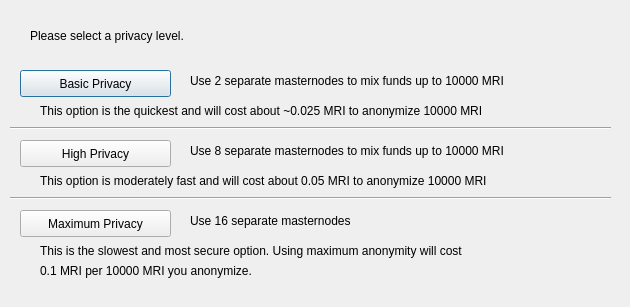
<?xml version="1.0" encoding="UTF-8"?>
<ui version="4.0">
 <class>ObfuscationConfig</class>
 <widget class="QDialog" name="ObfuscationConfig">
  <property name="geometry">
   <rect>
    <x>0</x>
    <y>0</y>
    <width>630</width>
    <height>307</height>
   </rect>
  </property>
  <property name="windowTitle">
   <string>Configure Obfuscation</string>
  </property>
  <widget class="QPushButton" name="buttonBasic">
   <property name="geometry">
    <rect>
     <x>20</x>
     <y>70</y>
     <width>151</width>
     <height>27</height>
    </rect>
   </property>
   <property name="text">
    <string>Basic Privacy</string>
   </property>
  </widget>
  <widget class="QPushButton" name="buttonHigh">
   <property name="geometry">
    <rect>
     <x>20</x>
     <y>140</y>
     <width>151</width>
     <height>27</height>
    </rect>
   </property>
   <property name="text">
    <string>High Privacy</string>
   </property>
  </widget>
  <widget class="QPushButton" name="buttonMax">
   <property name="geometry">
    <rect>
     <x>20</x>
     <y>210</y>
     <width>151</width>
     <height>27</height>
    </rect>
   </property>
   <property name="text">
    <string>Maximum Privacy</string>
   </property>
  </widget>
  <widget class="QLabel" name="label">
   <property name="geometry">
    <rect>
     <x>30</x>
     <y>20</y>
     <width>571</width>
     <height>31</height>
    </rect>
   </property>
   <property name="text">
    <string>Please select a privacy level.</string>
   </property>
  </widget>
  <widget class="QLabel" name="label_2">
   <property name="geometry">
    <rect>
     <x>190</x>
     <y>70</y>
     <width>421</width>
     <height>21</height>
    </rect>
   </property>
   <property name="text">
    <string>Use 2 separate masternodes to mix funds up to 10000 MRI</string>
   </property>
  </widget>
  <widget class="QLabel" name="label_3">
   <property name="geometry">
    <rect>
     <x>190</x>
     <y>140</y>
     <width>411</width>
     <height>21</height>
    </rect>
   </property>
   <property name="text">
    <string>Use 8 separate masternodes to mix funds up to 10000 MRI</string>
   </property>
  </widget>
  <widget class="QLabel" name="label_4">
   <property name="geometry">
    <rect>
     <x>190</x>
     <y>210</y>
     <width>421</width>
     <height>21</height>
    </rect>
   </property>
   <property name="text">
    <string>Use 16 separate masternodes</string>
   </property>
  </widget>
  <widget class="QLabel" name="label_6">
   <property name="geometry">
    <rect>
     <x>40</x>
     <y>100</y>
     <width>561</width>
     <height>21</height>
    </rect>
   </property>
   <property name="text">
    <string>This option is the quickest and will cost about ~0.025 MRI to anonymize 10000 MRI</string>
   </property>
  </widget>
  <widget class="QLabel" name="label_7">
   <property name="geometry">
    <rect>
     <x>40</x>
     <y>170</y>
     <width>561</width>
     <height>21</height>
    </rect>
   </property>
   <property name="text">
    <string>This option is moderately fast and will cost about 0.05 MRI to anonymize 10000 MRI</string>
   </property>
  </widget>
  <widget class="QLabel" name="label_8">
   <property name="geometry">
    <rect>
     <x>40</x>
     <y>240</y>
     <width>561</width>
     <height>21</height>
    </rect>
   </property>
   <property name="text">
    <string>This is the slowest and most secure option. Using maximum anonymity will cost</string>
   </property>
  </widget>
  <widget class="QLabel" name="label_9">
   <property name="geometry">
    <rect>
     <x>40</x>
     <y>260</y>
     <width>561</width>
     <height>21</height>
    </rect>
   </property>
   <property name="text">
    <string>0.1 MRI per 10000 MRI you anonymize.</string>
   </property>
  </widget>
  <widget class="Line" name="line">
   <property name="geometry">
    <rect>
     <x>10</x>
     <y>120</y>
     <width>601</width>
     <height>16</height>
    </rect>
   </property>
   <property name="orientation">
    <enum>Qt::Horizontal</enum>
   </property>
  </widget>
  <widget class="Line" name="line_2">
   <property name="geometry">
    <rect>
     <x>10</x>
     <y>190</y>
     <width>601</width>
     <height>16</height>
    </rect>
   </property>
   <property name="orientation">
    <enum>Qt::Horizontal</enum>
   </property>
  </widget>
 </widget>
 <resources/>
 <connections/>
</ui>
